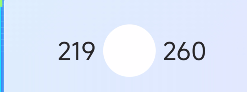
#> input picture a.png, 247 x 92 px
$ python testOCR.py
#> lines starting #> are read from the running program, lines starting #| are printed output that depends on the picture; after the words box and inside, x2 and y2 are one past the last pixel; in counts of white or black regions, pixels touching at a corner belong together
import cv2
import pytesseract

# 确保将以下路径替换为你的 Tesseract 安装路径
pytesseract.pytesseract.tesseract_cmd = r'C:\Program Files\Tesseract-OCR\tesseract.exe'

def test_tesseract(image_path):
    # 加载图像
#> called with image_path = './a.png'
    image = cv2.imread(image_path)
#> image is the input picture: shape (92, 247, 3); mean B, G, R 249.6, 231.3, 220.7

    if image is None:
        print("无法加载图像，请检查路径是否正确！")
        return

    # 将图像转换为灰度图
    gray = cv2.cvtColor(image, cv2.COLOR_BGR2GRAY)
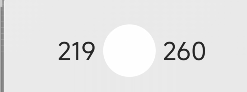
#> gray: shape (92, 247); min 37, max 255, mean 230.2

    # 应用阈值处理
    _, thresh = cv2.threshold(gray, 150, 255, cv2.THRESH_BINARY)
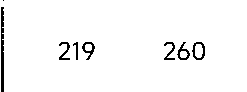
#> thresh: shape (92, 247); 96.8% white; black in thin lines or dots, all inside (x1, y1, x2, y2) = (1, 0, 205, 92)

    # 使用 Tesseract 进行文本识别
    text = pytesseract.image_to_string(thresh, config='--psm 6')

    # 打印识别结果
    print("识别结果:")
    print(text)

# 测试函数
if __name__ == "__main__":
    test_image_path = './a.png'  # 替换为你的图像路径
    test_tesseract(test_image_path)
#> (the call stopped at in test_tesseract, `text = pytesseract.image_to_string(thresh, config='--psm 6')`: pytesseract is not available in this run)
